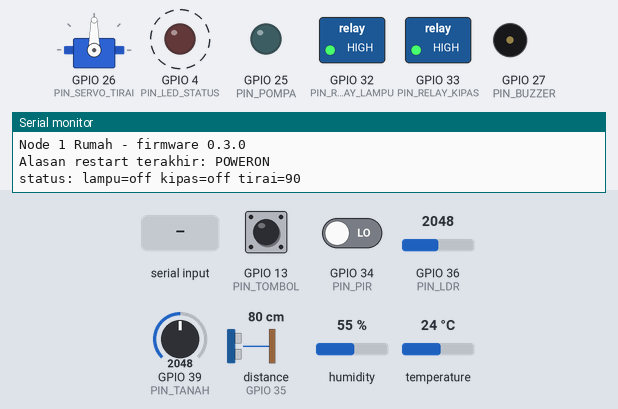
Simulated run of this sketch. Board: ESP32. Parts: servo, switched loads named in the sketch (green lamp = pin HIGH), output pins drawn as LEDs (lit = HIGH), buzzer (waves = sounding), the last lines printed to the serial monitor. Wiring (from diagram.json): ultrasonic range finder: trigger GPIO 15; echo GPIO 35. Dashed ring = blinking. The test bench sets the inputs (shaded band); at power-on: GPIO 13 (PIN_TOMBOL) HIGH, GPIO 34 (PIN_PIR) LOW, GPIO 36 (PIN_LDR) = 2048, GPIO 39 (PIN_TANAH) = 2048, distance to the obstacle (sensor on GPIO 35) 80 cm, humidity 55 %, temperature 24 °C. The echo pulse lasts 58.3 µs per cm; pins used as bus, display or sensor lines are not drawn.

Above: at 1.7 s.
1.8 s: GPIO 13 (PIN_TOMBOL) pulled LOW for 0.15 s
At 4.1 s:
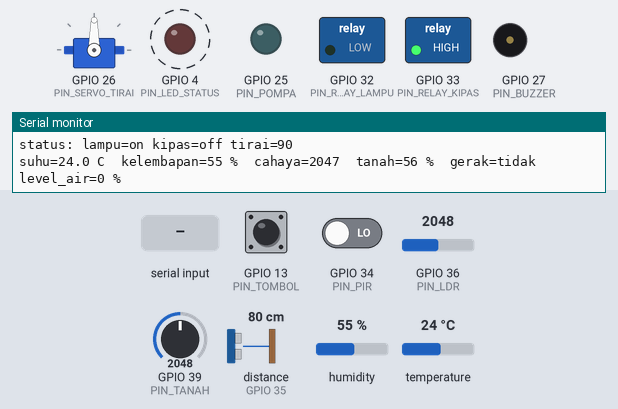
6.4 s: "kipas on\n" received over Serial
At 7.7 s:
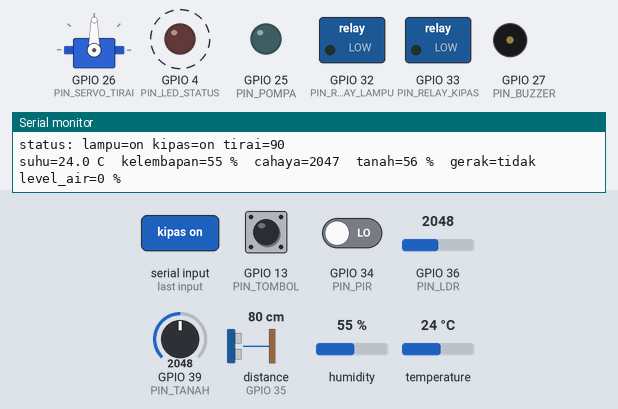
10.8 s: "lampu off\n" received over Serial
At 12.6 s:
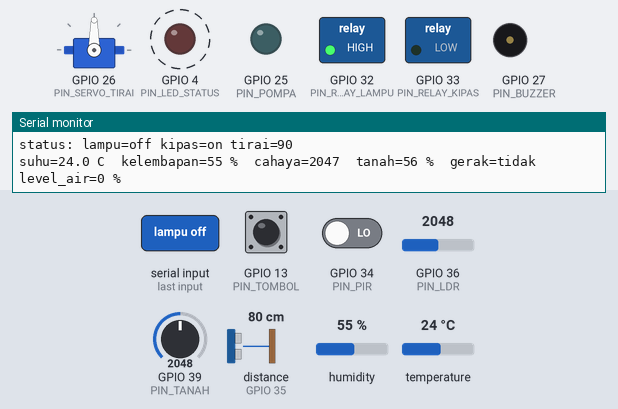
15.1 s: "kipas off\n" received over Serial
At 16.3 s:
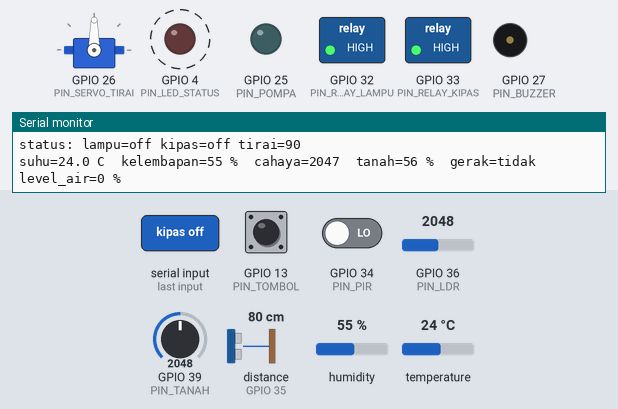
21.8 s: "bunyi\n" received over Serial
At 21.88 s:
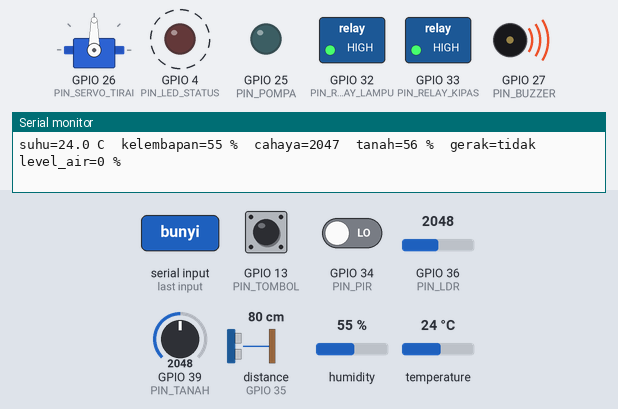
Timing chart, 0 to 29.8 s (numbered marks = the images above; inputs shaded):
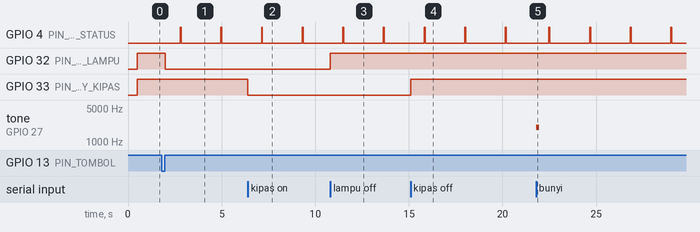

The sketch:

node-1-rumah.ino
```cpp
// Node 1 "Rumah" - firmware v0.3.0 (diperbarui di Modul 6)
// Proyek benang merah: Rumah Pintar Mini.
//
// Baru di v0.3.0: kelima sensor Node 1 dibaca sungguhan (DHT22, LDR, sensor tanah,
// PIR, HC-SR04), ditambah dua aturan otomatis versi lokal pertama:
// "siram otomatis" (ditolak kalau air tandon terlalu sedikit) dan "lampu otomatis".
// Aktuator tetap bisa dicoba lewat Serial Monitor, misalnya:
// lampu on, kipas off, pompa 3, tirai 90, bunyi, status.
//
// Library: ESP32Servo versi 3.2.1, DHT sensor library versi 1.4.7
// (ikut terpasang: Adafruit Unified Sensor versi 1.1.15).

#include <ESP32Servo.h>
#include <DHT.h>
#include <esp_system.h>  // esp_reset_reason()

const String VERSI_FIRMWARE = "0.3.0";

// ---------- Peta pin kanonik Node 1 (salinan dari PETA-PIN.md) ----------
const int PIN_LED_STATUS = 4;    // Modul 2
const int PIN_TOMBOL = 13;       // Modul 5, INPUT_PULLUP
const int PIN_RELAY_LAMPU = 32;  // Modul 5, relay aktif LOW
const int PIN_RELAY_KIPAS = 33;  // Modul 5, relay aktif LOW
const int PIN_POMPA = 25;        // Modul 5, gerbang MOSFET IRLZ44N
const int PIN_SERVO_TIRAI = 26;  // Modul 5, servo SG90
const int PIN_BUZZER = 27;       // Modul 5, buzzer pasif
const int PIN_DHT = 14;          // Modul 6, DHT22
const int PIN_LDR = 36;          // Modul 6, VP: LDR (ADC1)
const int PIN_TANAH = 39;        // Modul 6, VN: sensor tanah kapasitif (ADC1)
const int PIN_PIR = 34;          // Modul 6, PIR
const int PIN_TRIG = 15;         // Modul 6, HC-SR04 TRIG
const int PIN_ECHO = 35;         // Modul 6, HC-SR04 ECHO lewat pembagi tegangan
// Dipesan untuk modul berikutnya (jangan dipakai untuk hal lain):
// Modul 7: I2C SDA = 21, SCL = 22; microSD SCK = 18, MISO = 19, MOSI = 23, CS = 5
// Modul 15: RS-485 RX = 16, TX = 17, DE/RE = 2

const int JEDA_PANTUL = 30;           // milidetik, untuk debounce tombol
const int JEDA_PUTARAN = 10;          // loop() berputar kira-kira tiap 10 milidetik
const int PUTARAN_PER_LAPORAN = 200;  // 200 x 10 ms = kira-kira 2 detik

// ---------- Modul 6: hasil kalibrasimu (Praktik 3 dan 6) ----------
const int TANAH_KERING = 3000;    // angka mentah sensor tanah di udara
const int TANAH_BASAH = 1300;     // angka mentah sensor tanah di air
const float JARAK_KOSONG = 20.0;  // cm: sensor ke dasar tandon
const float JARAK_PENUH = 5.0;    // cm: sensor ke permukaan air saat tandon penuh

// ---------- Modul 6: aturan otomatis versi lokal ----------
const int AMBANG_TANAH_SIRAM = 30;  // Lampiran A: "tanah_siram"
const int LEVEL_AIR_MINIMUM = 20;   // pompa ditolak kalau isi tandon di bawah 20 %
const int DETIK_SIRAM = 3;          // lama pompa menyala saat menyiram otomatis
const int JEDA_SIRAM = 15;          // sesudah mencoba menyiram, tunggu 15 laporan (kira-kira 30 detik)
const int AMBANG_GELAP = 1000;      // cahaya di bawah ini dianggap gelap

// Formulir data sensor. Nama kolomnya PERSIS sesuai kontrak data (Lampiran A Silabus).
struct BacaanSensor {
  float suhu;      // derajat Celsius; NAN kalau DHT22 gagal dibaca
  int kelembapan;  // persen; -1 kalau DHT22 gagal dibaca
  int cahaya;      // 0 (gelap gulita) sampai 4095 (sangat terang)
  int tanah;       // persen: 0 = kering seperti di udara, 100 = basah seperti di air
  bool gerak;      // true kalau PIR melihat gerakan
  int level_air;   // persen isi tandon; -1 kalau gema HC-SR04 tidak kembali
};

// Keadaan aktuator saat ini (nanti dikirim di "ack", Lampiran A)
bool lampuMenyala = false;
bool kipasMenyala = false;
int sudutTirai = 90;

bool lampuDariOtomatis = false;  // true kalau lampu dinyalakan oleh lampuOtomatis()
int sisaJedaSiram = 0;           // berapa laporan lagi sebelum boleh mencoba menyiram lagi

Servo servoTirai;
DHT dht(PIN_DHT, DHT22);
int hitungPutaran = 0;

// ---------- Modul 5: alasan restart terakhir (nama sama dengan Lampiran A) ----------
// Menerjemahkan kode alasan restart menjadi kata yang mudah dibaca.
String alasanReset() {
  esp_reset_reason_t alasan = esp_reset_reason();
  if (alasan == ESP_RST_POWERON) {
    return "POWERON";  // baru dinyalakan, tombol EN ditekan, atau program selesai diunggah
  }
  if (alasan == ESP_RST_BROWNOUT) {
    return "BROWNOUT";  // tegangan sempat anjlok terlalu rendah
  }
  if (alasan == ESP_RST_SW) {
    return "SW";  // program sendiri yang meminta restart
  }
  if (alasan == ESP_RST_PANIC) {
    return "PANIC";  // program mogok (crash)
  }
  if (alasan == ESP_RST_INT_WDT || alasan == ESP_RST_TASK_WDT || alasan == ESP_RST_WDT) {
    return "WDT";  // "penjaga" me-restart program yang macet (Modul 8)
  }
  if (alasan == ESP_RST_DEEPSLEEP) {
    return "DEEPSLEEP";  // bangun dari tidur dalam (deep sleep, Modul 9)
  }
  return "UNKNOWN";  // alasan lain yang jarang terjadi
}

// ---------- Modul 5: aktuator ----------
void aturLampu(bool nyala) {
  lampuMenyala = nyala;
  lampuDariOtomatis = false;  // anggap perintah manual; lampuOtomatis() menandai miliknya sendiri
  if (nyala) {
    digitalWrite(PIN_RELAY_LAMPU, LOW);  // relay aktif LOW
  } else {
    digitalWrite(PIN_RELAY_LAMPU, HIGH);
  }
}

void aturKipas(bool nyala) {
  kipasMenyala = nyala;
  if (nyala) {
    digitalWrite(PIN_RELAY_KIPAS, LOW);
  } else {
    digitalWrite(PIN_RELAY_KIPAS, HIGH);
  }
}

// Modul 6: pompa hanya menyala kalau air tandon cukup. Tandon diukur tepat sebelum pompa menyala.
void jalankanPompa(int detik) {
  detik = constrain(detik, 1, 10);  // batas aman: 1-10 detik
  delay(60);  // lembar data HC-SR04: jeda minimal 60 ms sejak ukuran sebelumnya (Konsep 10)
  int levelAir = bacaLevelAir();
  if (levelAir < LEVEL_AIR_MINIMUM) {  // -1 (tidak terbaca) juga lebih kecil, jadi ikut ditolak
    Serial.print("pompa DITOLAK: air tandon ");
    if (levelAir < 0) {
      Serial.println("tidak terbaca");
    } else {
      Serial.print("tinggal ");
      Serial.print(levelAir);
      Serial.println(" %");
    }
    return;
  }
  Serial.print("pompa menyala ");
  Serial.print(detik);
  Serial.println(" detik...");
  digitalWrite(PIN_POMPA, HIGH);
  delay(detik * 1000);  // untuk sementara masih memblokir; Modul 8 membuatnya tanpa delay()
  digitalWrite(PIN_POMPA, LOW);
}

void aturTirai(int sudut) {
  sudutTirai = constrain(sudut, 0, 180);
  servoTirai.write(sudutTirai);
}

void bunyikanBuzzer() {
  ledcWriteTone(PIN_BUZZER, 2000);  // 2.000 Hz
  delay(150);
  ledcWriteTone(PIN_BUZZER, 0);
}

// ---------- Modul 5: menyiapkan semua pin ----------
void siapkanPin() {
  pinMode(PIN_LED_STATUS, OUTPUT);
  pinMode(PIN_TOMBOL, INPUT_PULLUP);

  pinMode(PIN_RELAY_LAMPU, OUTPUT);
  pinMode(PIN_RELAY_KIPAS, OUTPUT);
  aturLampu(false);  // segera matikan: pinMode(OUTPUT) baru saja membuat pin LOW (= relay menarik)
  aturKipas(false);

  pinMode(PIN_POMPA, OUTPUT);
  digitalWrite(PIN_POMPA, LOW);

  // Servo dipasang SEBELUM buzzer: urutan ini mencegah keduanya berebut saluran PWM.
  servoTirai.setPeriodHertz(50);
  servoTirai.attach(PIN_SERVO_TIRAI, 500, 2400);
  aturTirai(sudutTirai);

  ledcAttach(PIN_BUZZER, 2000, 10);

  // Modul 6: sensor
  dht.begin();
  pinMode(PIN_PIR, INPUT);
  pinMode(PIN_TRIG, OUTPUT);
  digitalWrite(PIN_TRIG, LOW);
  pinMode(PIN_ECHO, INPUT);
}

// ---------- Modul 5: tombol manual dengan debounce ----------
// Menjawab true SATU kali untuk setiap tekanan sungguhan.
bool tombolDitekan() {
  if (digitalRead(PIN_TOMBOL) == HIGH) {  // tidak sedang ditekan
    return false;
  }
  delay(JEDA_PANTUL);                     // tunggu pantulan reda...
  if (digitalRead(PIN_TOMBOL) == HIGH) {  // ...ternyata sudah lepas lagi: cuma gangguan
    return false;
  }
  while (digitalRead(PIN_TOMBOL) == LOW) {  // tunggu sampai jari diangkat
    delay(1);
  }
  delay(JEDA_PANTUL);  // tombol juga memantul saat dilepas
  return true;
}

String teksOnOff(bool nyala) {
  if (nyala) {
    return "on";
  }
  return "off";
}

void cetakStatus() {
  Serial.print("status: lampu=");
  Serial.print(teksOnOff(lampuMenyala));
  Serial.print(" kipas=");
  Serial.print(teksOnOff(kipasMenyala));
  Serial.print(" tirai=");
  Serial.println(sudutTirai);
}

// Menjawab true kalau teks BUKAN angka: toInt() memberi 0, padahal teksnya bukan "0" (cara Praktik 5).
bool bukanAngka(String teks) {
  return teks.toInt() == 0 && teks != "0";
}

// ---------- Modul 5: perintah lewat Serial Monitor (Modul 11 menggantinya dengan MQTT) ----------
void periksaPerintahSerial() {
  if (Serial.available() == 0) {
    return;
  }
  String perintah = Serial.readStringUntil('\n');
  perintah.trim();
  perintah.toLowerCase();

  if (perintah == "lampu on") {
    aturLampu(true);
  } else if (perintah == "lampu off") {
    aturLampu(false);
  } else if (perintah == "kipas on") {
    aturKipas(true);
  } else if (perintah == "kipas off") {
    aturKipas(false);
  } else if (perintah.startsWith("pompa ")) {
    String angka = perintah.substring(6);  // teks sesudah "pompa "
    if (bukanAngka(angka)) {
      Serial.println("Butuh angka detik. Contoh: pompa 3");
      return;
    }
    jalankanPompa(angka.toInt());
  } else if (perintah.startsWith("tirai ")) {
    String angka = perintah.substring(6);  // teks sesudah "tirai "
    if (bukanAngka(angka)) {
      Serial.println("Butuh angka sudut. Contoh: tirai 90");
      return;
    }
    aturTirai(angka.toInt());
  } else if (perintah == "bunyi") {
    bunyikanBuzzer();
  } else if (perintah != "status") {
    Serial.println("Perintah tidak dikenal. Contoh: lampu on, kipas off, pompa 3, tirai 90, bunyi, status");
    return;
  }
  cetakStatus();
}

// ---------- Modul 6: membaca sensor sungguhan ----------
// Rata-rata 20 bacaan analog berturut-turut supaya derau teredam.
int bacaAnalogRata(int pin) {
  long jumlah = 0;
  for (int i = 0; i < 20; i++) {
    jumlah += analogRead(pin);
    delay(2);
  }
  return jumlah / 20;
}

int bacaCahaya() {
  return 4095 - bacaAnalogRata(PIN_LDR);  // dibalik: makin terang, makin besar
}

int bacaTanahPersen() {
  int persen = map(bacaAnalogRata(PIN_TANAH), TANAH_KERING, TANAH_BASAH, 0, 100);
  return constrain(persen, 0, 100);
}

// Mengukur jarak satu kali, dalam cm. Menjawab -1 kalau gemanya tidak kembali.
float ukurJarakCm() {
  digitalWrite(PIN_TRIG, LOW);
  delayMicroseconds(2);
  digitalWrite(PIN_TRIG, HIGH);
  delayMicroseconds(10);
  digitalWrite(PIN_TRIG, LOW);
  unsigned long durasi = pulseIn(PIN_ECHO, HIGH, 30000);
  if (durasi == 0) {
    return -1;
  }
  return durasi / 58.0;
}

int bacaLevelAir() {
  float jarak = ukurJarakCm();
  if (jarak < 0) {
    return -1;  // tidak diketahui
  }
  int persen = (JARAK_KOSONG - jarak) * 100 / (JARAK_KOSONG - JARAK_PENUH);
  return constrain(persen, 0, 100);
}

BacaanSensor bacaSensor() {
  BacaanSensor b;
  b.suhu = dht.readTemperature();
  float kelembapan = dht.readHumidity();
  if (isnan(kelembapan)) {
    b.kelembapan = -1;
  } else {
    b.kelembapan = round(kelembapan);  // dibulatkan ke bilangan bulat terdekat
  }
  b.cahaya = bacaCahaya();
  b.tanah = bacaTanahPersen();
  b.gerak = digitalRead(PIN_PIR) == HIGH;
  b.level_air = bacaLevelAir();
  return b;
}

// ---------- Modul 7: menampilkan bacaan di layar OLED ----------
void tampilkanDiLayar(BacaanSensor b) {
  // belum diisi
}

// ---------- Modul 6 & 19: aturan otomatis (siram, lampu, kipas) ----------
void siramOtomatis(BacaanSensor b) {
  if (sisaJedaSiram > 0) {  // baru saja mencoba menyiram: tunggu dulu
    sisaJedaSiram--;
    return;
  }
  if (b.tanah < AMBANG_TANAH_SIRAM) {
    Serial.print("Tanah kering (");
    Serial.print(b.tanah);
    Serial.print(" %): ");
    jalankanPompa(DETIK_SIRAM);  // pengaman tandon ada di dalam jalankanPompa()
    sisaJedaSiram = JEDA_SIRAM;  // berhasil atau ditolak, jangan coba lagi selama kira-kira 30 detik
  }
}

void lampuOtomatis(BacaanSensor b) {
  bool gelap = b.cahaya < AMBANG_GELAP;
  if (b.gerak && gelap && !lampuMenyala) {
    Serial.println("Ada gerakan di tempat gelap: lampu otomatis menyala.");
    aturLampu(true);
    lampuDariOtomatis = true;
  }
  if (!b.gerak && lampuDariOtomatis) {  // hanya mematikan lampu yang ia nyalakan sendiri
    Serial.println("Sepi: lampu otomatis padam.");
    aturLampu(false);
  }
}

void kendalikanAktuator(BacaanSensor b) {
  siramOtomatis(b);
  lampuOtomatis(b);
  // Modul 19 menambahkan kipas otomatis (Lampiran A: "suhu_kipas_on")
}

// ---------- Modul 10-11: mengirim bacaan ke server ----------
void kirimData(BacaanSensor b) {
  // belum diisi
}

// ---------- Modul 8: kedip status sebagai "detak jantung" ----------
void kedipStatus() {
  digitalWrite(PIN_LED_STATUS, HIGH);
  delay(50);
  digitalWrite(PIN_LED_STATUS, LOW);
}

// Mencetak angka, atau "--" kalau nilainya tidak sah (kurang dari 0).
void cetakNilai(int nilai) {
  if (nilai < 0) {
    Serial.print("--");
  } else {
    Serial.print(nilai);
  }
}

// Mencetak bacaan ke Serial Monitor (alat bantu kita sendiri).
void cetakBacaan(BacaanSensor b) {
  Serial.print("suhu=");
  if (isnan(b.suhu)) {
    Serial.print("--");
  } else {
    Serial.print(b.suhu, 1);
  }
  Serial.print(" C  kelembapan=");
  cetakNilai(b.kelembapan);
  Serial.print(" %  cahaya=");
  Serial.print(b.cahaya);
  Serial.print("  tanah=");
  Serial.print(b.tanah);
  Serial.print(" %  gerak=");
  if (b.gerak) {
    Serial.print("ya");
  } else {
    Serial.print("tidak");
  }
  Serial.print("  level_air=");
  cetakNilai(b.level_air);
  Serial.println(" %");
}

void setup() {
  Serial.begin(115200);
  delay(500);
  Serial.println();
  Serial.println("Node 1 Rumah - firmware " + VERSI_FIRMWARE);
  Serial.println("Alasan restart terakhir: " + alasanReset());
  siapkanPin();
  cetakStatus();
}

void loop() {
  // Tombol dan Serial diperiksa di setiap putaran (kira-kira 100 kali per detik),
  // supaya tekanan tombol tidak terlewat. Laporan sensor cukup tiap kira-kira 2 detik.
  if (tombolDitekan()) {
    aturLampu(!lampuMenyala);
    cetakStatus();
  }
  periksaPerintahSerial();

  hitungPutaran++;
  if (hitungPutaran >= PUTARAN_PER_LAPORAN) {
    hitungPutaran = 0;
    BacaanSensor bacaan = bacaSensor();
    cetakBacaan(bacaan);
    tampilkanDiLayar(bacaan);
    kendalikanAktuator(bacaan);
    kirimData(bacaan);
    kedipStatus();
  }
  delay(JEDA_PUTARAN);
}
```

Measured:
- after the input at 1.8 s, GPIO 32 (PIN_RELAY_LAMPU): HIGH → LOW after 0.18 s
- after the input at 6.4 s, GPIO 33 (PIN_RELAY_KIPAS): HIGH → LOW at once
- after the input at 10.8 s, GPIO 32 (PIN_RELAY_LAMPU): LOW → HIGH at once
- after the input at 15.1 s, GPIO 33 (PIN_RELAY_KIPAS): LOW → HIGH at once
- after the input at 21.8 s, tone on GPIO 27 (PIN_BUZZER): silent → 2000 Hz at once, → silent 0.15 s later
- by itself, GPIO 4 (PIN_LED_STATUS): alternates HIGH for 0.05 s and LOW for 2.1 s
